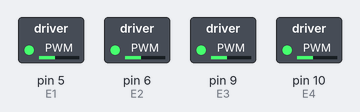
Bench run of a sketch on a simulated Arduino Uno, built with avr-gcc and run on an emulated ATmega328P. Parts: switched loads named in the sketch (green lamp = pin HIGH).

Above: at 0.1 s.
Timing chart, 0 to 1.6 s (numbered marks = the images above):
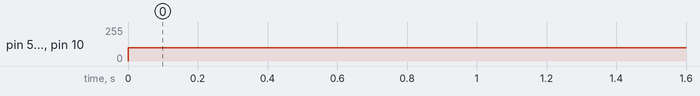

The sketch:

main.ino
```cpp
#define LED 13  //pin for the LED labelled "L"

//motor control pins
#define M1 4
#define E1 5

#define E2 6
#define M2 7

#define M3 8
#define E3 9

#define E4 10
#define M4 11


int incomingByte = 0;  // for incoming serial data

void stop()  //stop
{
  analogWrite(E3, 0);
  digitalWrite(M3, HIGH);
  analogWrite(E4, 0);
  digitalWrite(M4, HIGH);
  analogWrite(E1, 0);
  digitalWrite(M1, HIGH);
  analogWrite(E2, 0);
  digitalWrite(M2, HIGH);
  return;
}

void move(bool m1, bool m2, bool m3, bool m4, int vitesse=100){
  analogWrite(E3, vitesse);
  digitalWrite(M3, m3);
  analogWrite(E4, vitesse);
  digitalWrite(M4, !m4);
  analogWrite(E1, vitesse);
  digitalWrite(M1, m1);
  analogWrite(E2, vitesse);
  digitalWrite(M2, !m2);
}

void setup() {
  Serial.begin(9600);
}

void loop() {
  move(1,0,1,0);
}
```

Measured:
- by itself, pin 5 (E1), pin 6 (E2), pin 9 (E3), pin 10 (E4): 0/255 → 100/255 at 0.00 s
